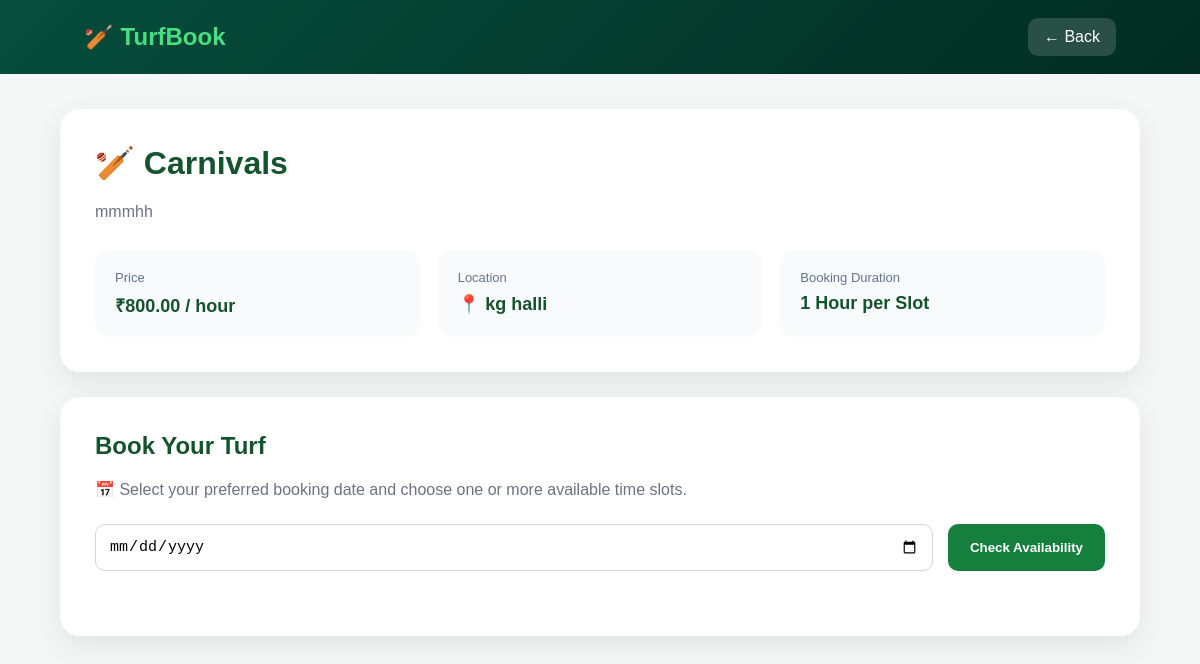
The page /turf/1/ on the database its author committed.
### turfs/models.py (models this page shows, shortened)
class Turf(models.Model):
    name = models.CharField(
        max_length=200
    )
    location = models.CharField(
        max_length=255
    )
    map_url = models.URLField(
        blank=True
    )
    description = models.TextField(
        blank=True
    )
    price_per_hour = models.DecimalField(
        max_digits=10,
        decimal_places=2
    )
    is_active = models.BooleanField(
        default=True
    )
    created_at = models.DateTimeField(
        auto_now_add=True
    )

### turfs/views.py (the view, shortened to what this page needs)
def turf_detail(request, turf_id):
    turf = get_object_or_404(
        Turf,
        id=turf_id,
        is_active=True
    )
    selected_date = request.GET.get(
        "date"
    )
    slots = []
    return render(
        request,
        "turfs/turf_detail.html",
        {
            "turf": turf,
            "slots": slots,
            "selected_date": selected_date,
        }
    )

### turfs/templates/turfs/turf_detail.html (shortened to what this page needs)
<!DOCTYPE html>
<html lang="en">
<head>
</head>
<body>
    <div class="topbar">
        <div class="brand">
            🏏 <span>TurfBook</span>
        </div>
        <a
            href="{% url 'home' %}"
            class="back-btn"
        >
            ← Back
        </a>
    </div>
    <div class="container">
        <div class="turf-card">
            <h1 class="turf-title">
                🏏 {{ turf.name }}
            </h1>
            {% if turf.description %}
                <p class="description">
                    {{ turf.description }}
                </p>
            {% endif %}
            <div class="info-grid">
                <div class="info-box">
                    <div class="info-label">
                        Price
                    </div>
                    <div class="info-value">
                        ₹{{ turf.price_per_hour }} / hour
                    </div>
                </div>
                <div class="info-box">
                    <div class="info-label">
                        Location
                    </div>
                    <div class="info-value">
                        📍 {{ turf.location }}
                    </div>
                </div>
                <div class="info-box">
                    <div class="info-label">
                        Booking Duration
                    </div>
                    <div class="info-value">
                        1 Hour per Slot
                    </div>
                </div>
            </div>
        </div>
        <div class="booking-card">
            <h2 class="booking-title">
                Book Your Turf
            </h2>
            <p class="booking-subtitle">
                📅 Select your preferred booking date and choose
                one or more available time slots.
            </p>
            <form
                method="GET"
                class="date-form"
            >
                <input
                    type="date"
                    name="date"
                    class="date-input"
                    value="{{ selected_date }}"
                    required
                >
                <button
                    type="submit"
                    class="check-btn"
                >
                    Check Availability
                </button>
            </form>
        </div>
    </div>
</body>
</html>

### turfs/templates/turfs/turf_detail.html (style rules this page uses)
* { box-sizing: border-box; }
body { margin: 0; font-family: Arial, sans-serif; background: #f5f7f6; color: #1f2937; }
.topbar { background: linear-gradient( 135deg, #064e3b, #022c22 ); padding: 18px 7%; display: flex; justify-content: space-between; align-items: center; color: white; }
.brand { font-size: 24px; font-weight: bold; }
.brand span { color: #4ade80; }
.back-btn { text-decoration: none; color: white; background: rgba(255, 255, 255, 0.15); padding: 10px 16px; border-radius: 10px; }
.container { width: 90%; max-width: 1100px; margin: 35px auto; }
.turf-card { background: white; padding: 35px; border-radius: 20px; box-shadow: 0 10px 30px rgba(0, 0, 0, 0.08); margin-bottom: 25px; }
.turf-title { margin: 0 0 15px; color: #14532d; font-size: 32px; }
.description { color: #6b7280; line-height: 1.7; margin-bottom: 25px; }
.info-grid { display: grid; grid-template-columns: repeat(auto-fit, minmax(220px, 1fr)); gap: 18px; }
.info-box { background: #f8fafc; padding: 20px; border-radius: 14px; }
.info-label { color: #64748b; font-size: 13px; margin-bottom: 8px; }
.info-value { color: #14532d; font-size: 18px; font-weight: bold; }
.booking-card { background: white; padding: 35px; border-radius: 20px; box-shadow: 0 10px 30px rgba(0, 0, 0, 0.08); }
.booking-title { margin-top: 0; color: #14532d; }
.booking-subtitle { color: #6b7280; margin-bottom: 25px; }
.date-form { display: flex; gap: 15px; flex-wrap: wrap; margin-bottom: 30px; }
.date-input { flex: 1; min-width: 220px; padding: 13px; border: 1px solid #d1d5db; border-radius: 10px; font-size: 15px; }
.check-btn { background: #15803d; color: white; border: none; padding: 13px 22px; border-radius: 10px; cursor: pointer; font-weight: bold; }

### rows shown on the page
Turf: name "Carnivals", description "mmmhh", price_per_hour "800.00", location "kg halli"
